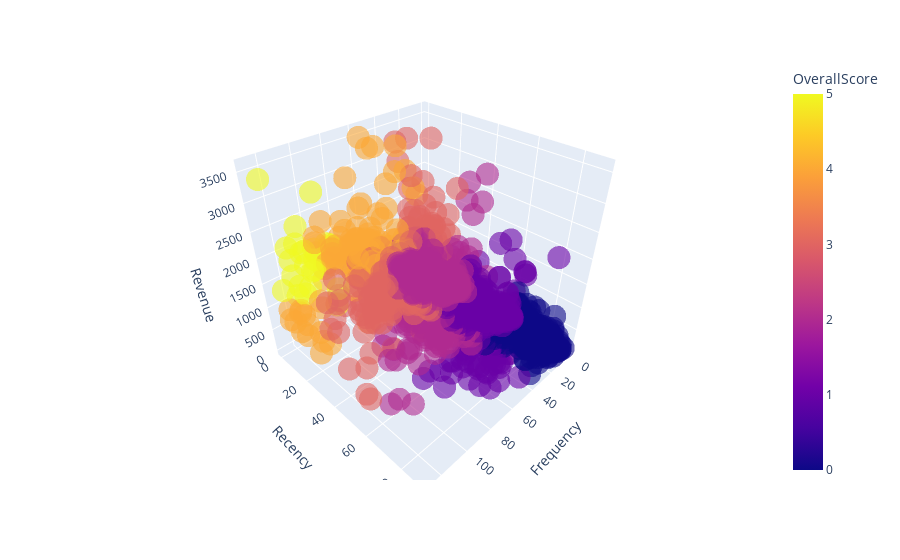

Notebook cell for this chart:
### Markdown cell above
## Plotting the customer segmentation

### Code cell
## dropping outliers in frequency

for col in ["Frequency", "Recency", "Revenue"]:

    mask = user_df[col] > user_df[col].quantile(0.99)

    user_df.drop(user_df[mask].index, inplace=True)

## plotting with plotly
fig = px.scatter_3d(user_df, x='Frequency', y='Recency', z='Revenue', color= "OverallScore",
                   size_max=5, opacity= 0.6)

fig.show()

### Figure 1 — Plotly figure (JSON) as saved in the notebook; plotly's stock layout.template omitted (floating-point values rounded to 4 significant figures; data arrays with more than 128 entries replaced by an {"elided": "..."} marker saying what was removed)
{"data": [{"hovertemplate": "Frequency=%{x}<br>Recency=%{y}<br>Revenue=%{z}<br>OverallScore=%{marker.color}<extra></extra>", "legendgroup": "", "marker": {"color": {"elided": "1845 int values"}, "coloraxis": "coloraxis", "opacity": 0.6, "symbol": "circle"}, "mode": "markers", "name": "", "scene": "scene", "showlegend": false, "type": "scatter3d", "x": {"elided": "1845 int values"}, "y": {"elided": "1845 int values"}, "z": {"elided": "1845 float values"}}], "layout": {"coloraxis": {"colorbar": {"title": {"text": "OverallScore"}}, "colorscale": [[0, "#0d0887"], [0.1111, "#46039f"], [0.2222, "#7201a8"], [0.3333, "#9c179e"], [0.4444, "#bd3786"], [0.5556, "#d8576b"], [0.6667, "#ed7953"], [0.7778, "#fb9f3a"], [0.8889, "#fdca26"], [1, "#f0f921"]]}, "legend": {"tracegroupgap": 0}, "margin": {"t": 60}, "scene": {"domain": {"x": [0, 1], "y": [0, 1]}, "xaxis": {"title": {"text": "Frequency"}}, "yaxis": {"title": {"text": "Recency"}}, "zaxis": {"title": {"text": "Revenue"}}}}}
